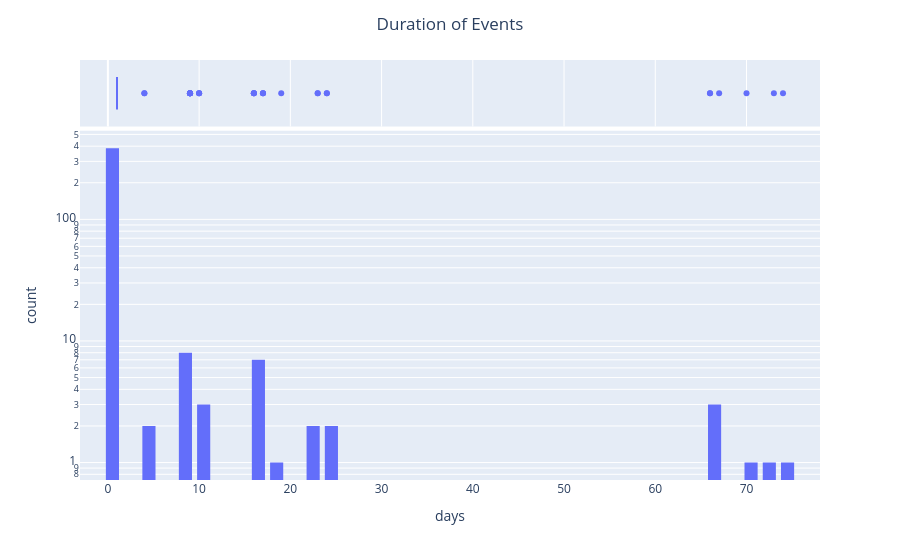

Notebook source saved alongside this figure:
### Markdown cell above
<a id='duration'></a>
# Duration
Most of the events have one day duration. School holidays usually have multiple days duration.

### Code cell
df = px.data.tips()

fig = px.histogram(
    event_df,
    x="duration_day",
    marginal="box",  # can be 'rug' `box`, `violin`
    hover_data=["id", "title", "category", "labels"],
    nbins=50,
)

fig.update_layout(
    yaxis_type="log",
    title_text="Duration of Events",  # title of plot
    title_x=0.5,
    xaxis_title_text="days",  # xaxis label
    yaxis_title_text="count",  # yaxis label
    bargap=0.2,  # gap between bars of adjacent location coordinates
    bargroupgap=0.1,  # gap between bars of the same location coordinates
)

fig.show()
